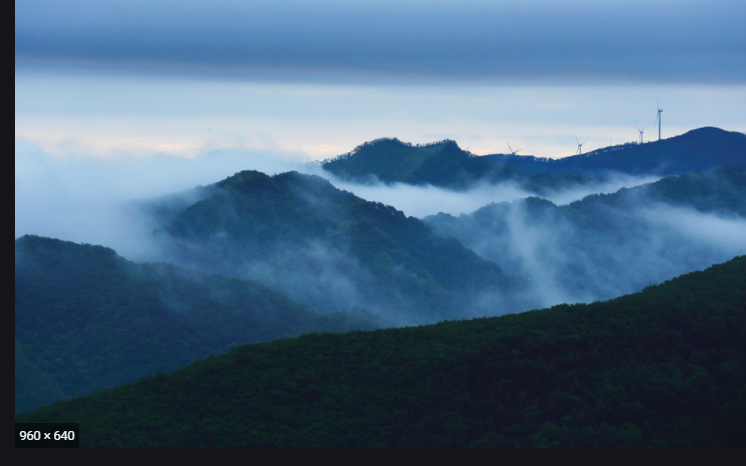
#> input picture image/mountain.PNG, 746 x 466 px, found by its file name
$ python 20210531_cv_histo.py
#> lines starting #> are read from the running program, lines starting #| are printed output that depends on the picture
# -*- coding: utf-8 -*-
"""
Created on Mon May 31 22:19:20 2021

@author: SURIMWANG
"""

#%%
import cv2
import numpy as np
import os
os.chdir('D:/MNIST/source')

image = cv2.imread('../image/mountain.png')
#> image is the input picture: shape (466, 746, 3); mean B, G, R 127.5, 101.2, 72.1
gray = cv2.cvtColor(image, cv2.COLOR_BGR2GRAY)# 그레이 스케일은 rgb값을 각각 가중치를 줘서 나오는 결과 값이다.
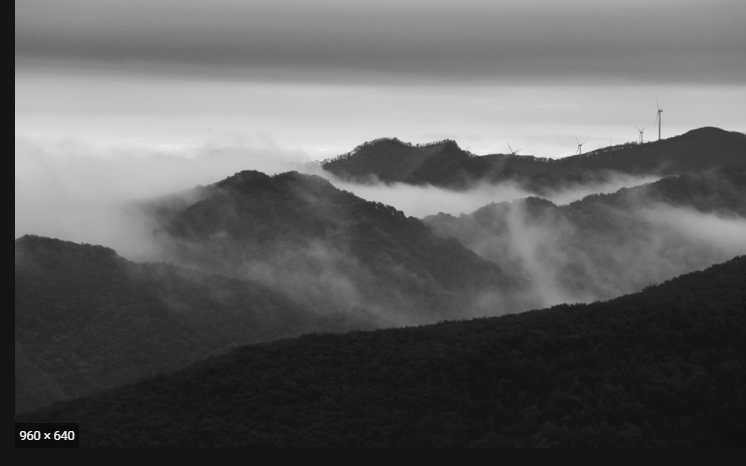
#> gray: shape (466, 746); min 10, max 243, mean 95.5
result = np.zeros((image.shape[0], 256), dtype=np.uint8)
# np.zeros()함수를 이용해 x행,y열의 구조를 만드는데 값은 0이 들어간다.
# dtype=np.uint8으로 정했는데 gray 스케일에서 가장 잘 사용하는 bit depth이다(정밀도) 2^8을 말하는것으로 하나의 비트를 256개의 색으로 입력할수있다.


#히스토그램 그리기
hist = cv2.calcHist([image], [0], None, [256], [0,256])
#> hist = 256 values, max 20075 at index 24, min 0 at index 0, mean 1358
cv2.normalize(hist,hist,0,255, cv2.NORM_MINMAX)

for x, y in enumerate(hist):
#> (the run stopped early here; a loop or call above may not have finished)
